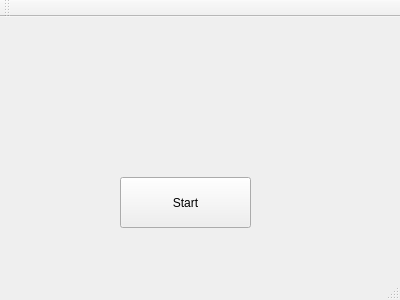
<?xml version="1.0" encoding="UTF-8"?>
<ui version="4.0">
 <class>MainWindow</class>
 <widget class="QMainWindow" name="MainWindow">
  <property name="geometry">
   <rect>
    <x>0</x>
    <y>0</y>
    <width>400</width>
    <height>300</height>
   </rect>
  </property>
  <property name="windowTitle">
   <string>MainWindow</string>
  </property>
  <widget class="QWidget" name="centralWidget">
   <widget class="QPushButton" name="Start_BTN">
    <property name="geometry">
     <rect>
      <x>120</x>
      <y>160</y>
      <width>131</width>
      <height>51</height>
     </rect>
    </property>
    <property name="text">
     <string>Start</string>
    </property>
   </widget>
  </widget>
  <widget class="QMenuBar" name="menuBar">
   <property name="geometry">
    <rect>
     <x>0</x>
     <y>0</y>
     <width>400</width>
     <height>17</height>
    </rect>
   </property>
  </widget>
  <widget class="QToolBar" name="mainToolBar">
   <attribute name="toolBarArea">
    <enum>TopToolBarArea</enum>
   </attribute>
   <attribute name="toolBarBreak">
    <bool>false</bool>
   </attribute>
  </widget>
  <widget class="QStatusBar" name="statusBar"/>
 </widget>
 <layoutdefault spacing="6" margin="11"/>
 <resources/>
 <connections/>
</ui>
